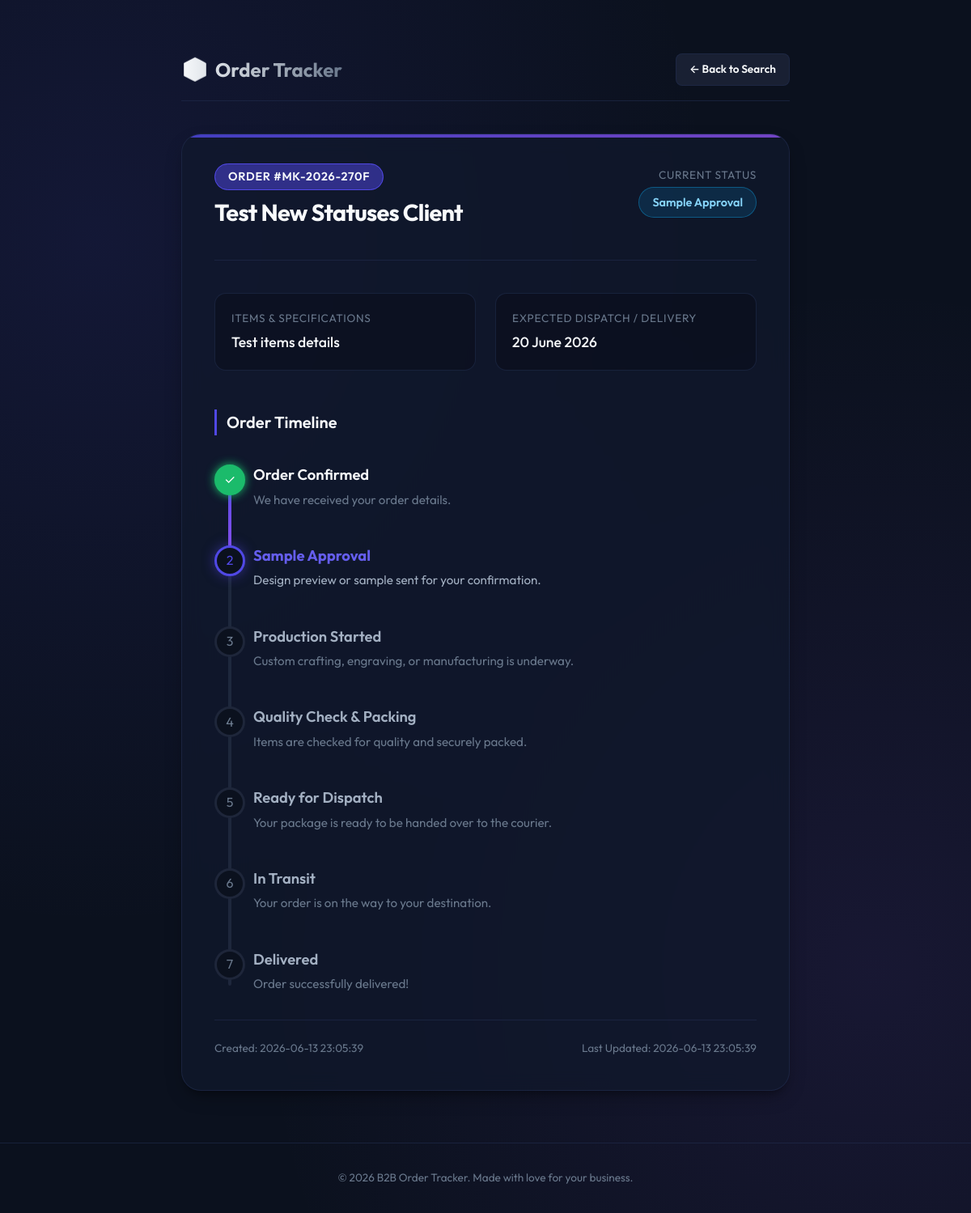
The app's page /track/MK-2026-270F with its own data.
### tables this page shows
CREATE TABLE orders (
                id INTEGER PRIMARY KEY AUTOINCREMENT,
                order_number TEXT UNIQUE NOT NULL,
                client_name TEXT NOT NULL,
                item_details TEXT NOT NULL,
                status TEXT NOT NULL,
                notes TEXT,
                courier_name TEXT,
                tracking_number TEXT,
                estimated_delivery TEXT,
                created_at TEXT NOT NULL,
                updated_at TEXT NOT NULL
            , email TEXT);

### app.py (the view)
@app.route('/track/<order_number>')
def track_order(order_number):
    order_number = order_number.strip().upper()
    order = run_query("SELECT * FROM orders WHERE UPPER(order_number) = ?", (order_number,), fetchone=True)
    if not order:
        return render_template('home.html', error=f"Order '{order_number}' not found. Please check and try again.")
    status_flow = [
        {"name": "Order Received", "label": "Order Confirmed", "desc": "We have received your order details."},
        {"name": "Sample Approval", "label": "Sample Approval", "desc": "Design preview or sample sent for your confirmation."},
        {"name": "Production Start", "label": "Production Started", "desc": "Custom crafting, engraving, or manufacturing is underway."},
        {"name": "Packing", "label": "Quality Check & Packing", "desc": "Items are checked for quality and securely packed."},
        {"name": "Ready for Dispatch", "label": "Ready for Dispatch", "desc": "Your package is ready to be handed over to the courier."},
        {"name": "In Transit", "label": "In Transit", "desc": "Your order is on the way to your destination."},
        {"name": "Delivered", "label": "Delivered", "desc": "Order successfully delivered!"}
    ]
    current_status = order['status']
    current_step = 0
    for idx, step in enumerate(status_flow):
        if step['name'] == current_status:
            current_step = idx
            break
    return render_template('track.html', order=order, status_flow=status_flow, current_step=current_step)

### templates/track.html (shortened to what this page needs)
<!DOCTYPE html>
<html lang="en">
<head>
    <link rel="stylesheet" href="{{ url_for('static', filename='style.css') }}">
</head>
<body>
    <div class="container" style="max-width: 800px; margin: 2rem auto;">
        <header>
            <div class="logo">
                <span class="logo-icon">📦</span>
                <span>Order Tracker</span>
            </div>
            <div>
                <a href="{{ url_for('home') }}" class="btn btn-secondary btn-sm">← Back to Search</a>
            </div>
        </header>
        <div class="card">
            <div class="tracking-header">
                <div>
                    <span class="order-badge">ORDER #{{ order.order_number }}</span>
                    <h1 style="margin-top: 0.5rem; font-size: 1.8rem; background: none; -webkit-text-fill-color: initial; color: var(--text-primary);">
                        {{ order.client_name }}
                    </h1>
                </div>
                <div class="status-summary">
                    <div class="detail-label">Current Status</div>
                    <span class="status-badge {% if order.status == 'Order Received' %}received{% elif order.status == 'Sample Approval' %}sample-approval{% elif order.status == 'Production Start' %}production-start{% elif order.status == 'Packing' %}packing{% elif order.status == 'Ready for Dispatch' %}dispatch{% elif order.status == 'In Transit' %}transit{% elif order.status == 'Delivered' %}delivered{% endif %}">
                        {{ order.status }}
                    </span>
                </div>
            </div>
            <div class="detail-grid">
                <div class="detail-item">
                    <div class="detail-label">Items & Specifications</div>
                    <div class="detail-val" style="white-space: pre-line;">{{ order.item_details }}</div>
                </div>
                <div class="detail-item">
                    <div class="detail-label">Expected Dispatch / Delivery</div>
                    <div class="detail-val">{{ order.estimated_delivery or 'Updating soon...' }}</div>
                </div>
            </div>
            <h2 style="font-size: 1.25rem; border-left: 3px solid var(--primary); padding-left: 0.75rem; margin-bottom: 2rem;">Order Timeline</h2>
            <div class="timeline">
                <div class="timeline-progress-line" style="height: {{ (current_step / (status_flow|length - 1)) * 100 }}%;"></div>
                {% for step in status_flow %}
                    {% set step_idx = loop.index0 %}
                    <div class="timeline-item {% if step_idx < current_step %}completed{% elif step_idx == current_step %}active{% endif %}">
                        <div class="timeline-dot">
                            {% if step_idx < current_step %}
                                ✓
                            {% else %}
                                {{ loop.index }}
                            {% endif %}
                        </div>
                        <div class="timeline-content">
                            <h3 class="timeline-title">{{ step.label }}</h3>
                            <p class="timeline-desc">{{ step.desc }}</p>
                        </div>
                    </div>
                {% endfor %}
            </div>
            <div class="flex-between mt-4" style="border-top: 1px solid var(--border-color); padding-top: 1.5rem; font-size: 0.85rem; color: var(--text-muted);">
                <span>Created: {{ order.created_at }}</span>
                <span>Last Updated: {{ order.updated_at }}</span>
            </div>
        </div>
    </div>
    <footer>
        <p>&copy; 2026 B2B Order Tracker. Made with love for your business.</p>
    </footer>
</body>
</html>

### records on screen
orders: order_number "MK-2026-270F", client_name "Test New Statuses Client", status "Sample Approval", item_details "Test items details", estimated_delivery "20 June 2026", created_at "2026-06-13 23:05:39", updated_at "2026-06-13 23:05:39"

### other values on screen
{{ step.label }} "Order Confirmed" "Sample Approval" "Production Started" "Quality Check & Packing" "Ready for Dispatch" "In Transit" "Delivered"
{{ step.desc }} "We have received your order details." "Design preview or sample sent for your confirmation." "Custom crafting, engraving, or manufacturing is underway." "Items are checked for quality and securely packed." "Your package is ready to be handed over to the courier." "Your order is on the way to your destination." "Order successfully delivered!"
